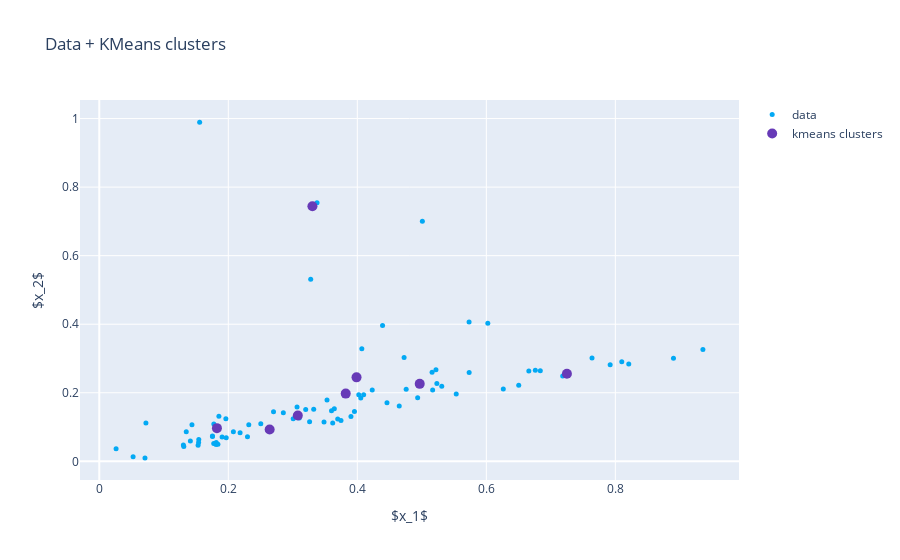

Write notebook code for a chart like this one.
### Code cell
from devcode.utils.visualization import plot_kmeans
plot_kmeans(kmeans,som.neurons)
